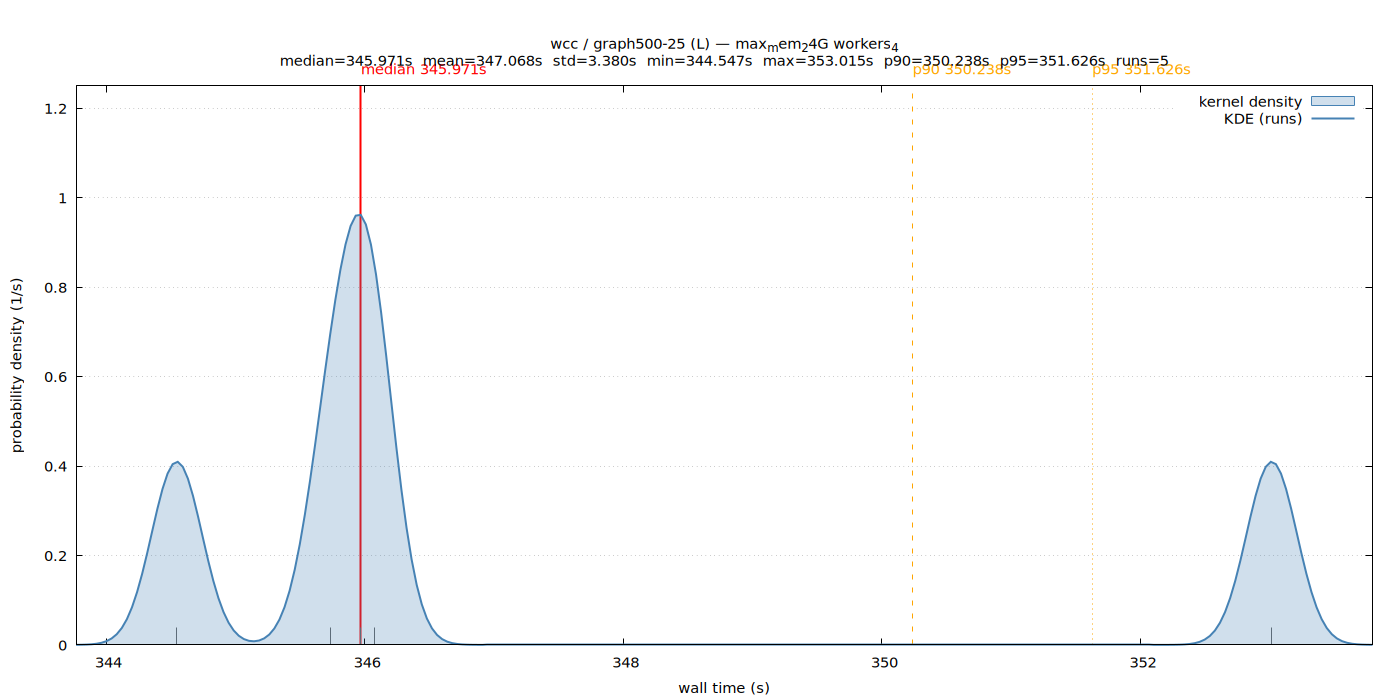

Here is the gnuplot script that generated this plot:
set terminal pngcairo size 1400,700 enhanced font 'Sans,11'
set output '/home/ubuntu/nvm/results/wcc/L/graph500-25/max_mem_24G_workers_4/wall_time.png'
set title "wcc / graph500-25 (L) — max_mem_24G workers_4\nmedian=345.971s  mean=347.068s  std=3.380s  min=344.547s  max=353.015s  p90=350.238s  p95=351.626s  runs=5"
set xlabel 'wall time (s)'
set ylabel 'probability density (1/s)'
set tmargin 5
set yrange [0:1.25008]
set xrange [343.768259:353.793924]
set grid y
set key top right
set arrow from 345.970883,0 to 345.970883,1.25008 nohead lc rgb 'red' lw 2
set label 'median 345.971s' at 345.970883,1.25008 offset char 0,1 tc rgb 'red'
set arrow from 350.238056,0 to 350.238056,1.25008 nohead lc rgb 'orange' lw 1 dt 2
set label 'p90 350.238s' at 350.238056,1.25008 offset char 0,1 tc rgb 'orange'
set arrow from 351.626466,0 to 351.626466,1.25008 nohead lc rgb 'orange' lw 1 dt 3
set label 'p95 351.626s' at 351.626466,1.25008 offset char 0,1 tc rgb 'orange'
set arrow from 353.014877,0 to 353.014877,0.038464 nohead lc rgb '#666666' lw 1
set arrow from 346.072824,0 to 346.072824,0.038464 nohead lc rgb '#666666' lw 1
set arrow from 345.733123,0 to 345.733123,0.038464 nohead lc rgb '#666666' lw 1
set arrow from 344.547306,0 to 344.547306,0.038464 nohead lc rgb '#666666' lw 1
set arrow from 345.970883,0 to 345.970883,0.038464 nohead lc rgb '#666666' lw 1
plot '/home/ubuntu/nvm/results/wcc/L/graph500-25/max_mem_24G_workers_4/wall_time.dat' using 1:2 with filledcurves y=0 lc rgb '#4682b4' fs transparent solid 0.25 title 'kernel density', \
     '/home/ubuntu/nvm/results/wcc/L/graph500-25/max_mem_24G_workers_4/wall_time.dat' using 1:2 with lines lw 2 lc rgb '#4682b4' title 'KDE (runs)'
